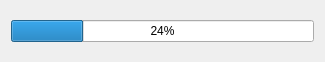
<?xml version="1.0" encoding="UTF-8"?>
<ui version="4.0">
 <class>YiNuoSpliterDialog</class>
 <widget class="QDialog" name="YiNuoSpliterDialog">
  <property name="geometry">
   <rect>
    <x>0</x>
    <y>0</y>
    <width>325</width>
    <height>62</height>
   </rect>
  </property>
  <property name="windowTitle">
   <string>Dialog</string>
  </property>
  <layout class="QHBoxLayout" name="horizontalLayout">
   <item>
    <widget class="QProgressBar" name="progressBar">
     <property name="value">
      <number>24</number>
     </property>
    </widget>
   </item>
  </layout>
 </widget>
 <resources/>
 <connections/>
</ui>
